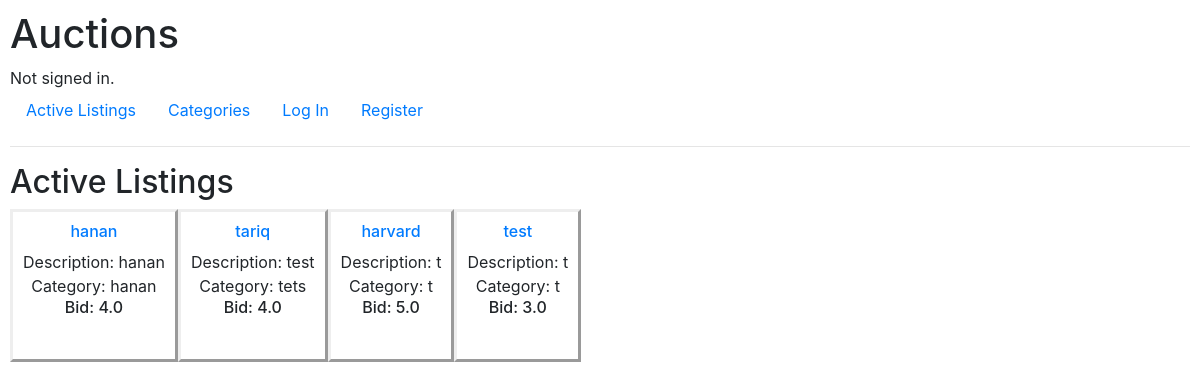
The app's page /, older data.
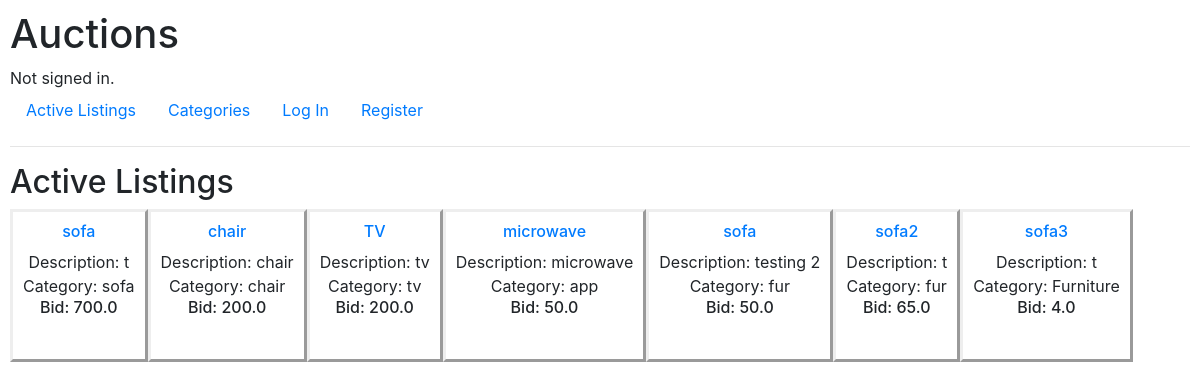
The same page, newer data.
### auctions/models.py (models this page shows)
class listings(models.Model):
    title = models.CharField(max_length=64)
    description = models.CharField(max_length=1000)
    bid = models.FloatField()
    category = models.CharField(max_length=64)
    image = models.CharField(max_length=1000)
    user = models.ForeignKey(User, on_delete=models.CASCADE, null=True, blank=True)
    status = models.CharField(max_length=10, default="open")

### auctions/views.py (the view)
# urls.py: path("", views.index, name="index"),
def index(request):
    return render(request, "auctions/index.html", {
        "listings": listings.objects.all()
    })

### auctions/templates/auctions/index.html
{% extends "auctions/layout.html" %}
{% block body %}
    <h2>Active Listings</h2>
    <div class="text-center" style="display: flex; flex-wrap: wrap;">
    {% for listing in listings %}
        <div style="padding: 10px; border-style: outset;">
            <h6><a href="{% url 'listing' listing.id %}">{{ listing.title }}</a></h6>
            Description: {{ listing.description }} <br>
            Category: {{ listing.category }} <br>
            <h6>Bid: {{ listing.bid }}</h6>
            <img src="{{ listing.image }}" alt="" width="250px" height="auto" > <br>
        </div>
    {% endfor %}
    </div>
{% endblock %}

Row changes from the older to the newer data that the page shows:
removed listings: title "hanan", description "hanan", category "hanan", bid "4.0"
removed listings: title "tariq", description "test", category "tets", bid "4.0"
removed listings: title "harvard", description "t", category "t", bid "5.0"
removed listings: title "test", description "t", category "t", bid "3.0"
added listings: title "sofa", description "t", category "sofa", bid "700.0"
added listings: title "chair", description "chair", category "chair", bid "200.0"
added listings: title "TV", description "tv", category "tv", bid "200.0"
added listings: title "microwave", description "microwave", category "app", bid "50.0"
added listings: title "sofa", description "testing 2", category "fur", bid "50.0"
added listings: title "sofa2", description "t", category "fur", bid "65.0"
added listings: title "sofa3", description "t", category "Furniture", bid "4.0"
